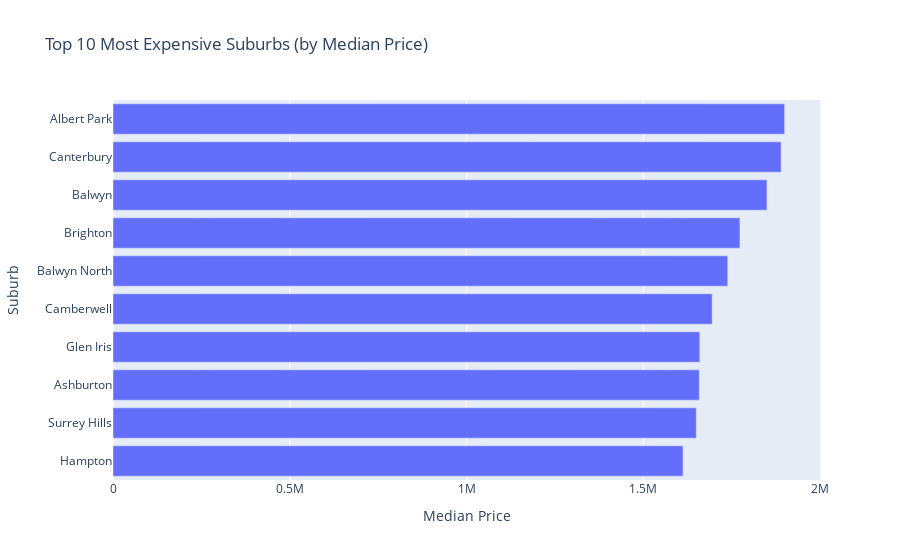
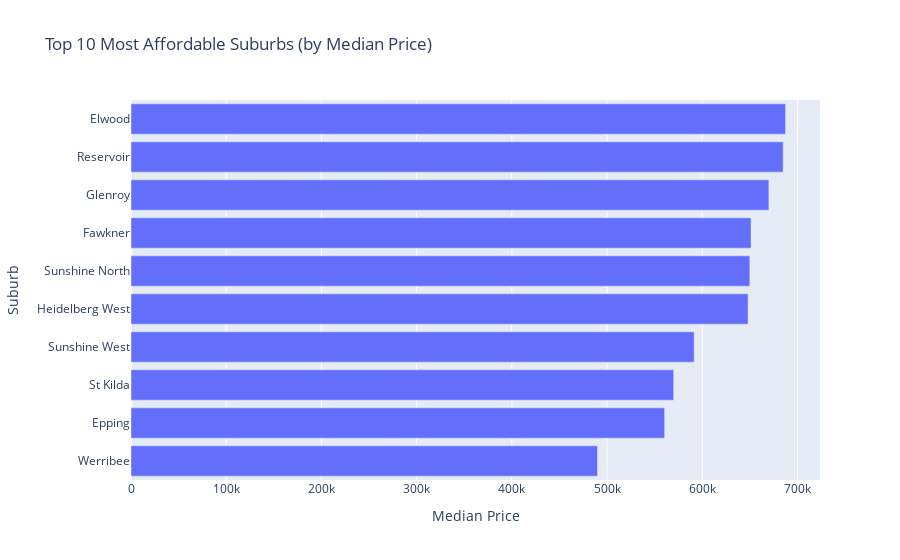

Notebook cell for these charts, in order:
### Code cell
import plotly.express as px


fig_exp = px.bar(
    top10_exp.sort_values("median"),
    x="median", y="Suburb", orientation="h",
    title="Top 10 Most Expensive Suburbs (by Median Price)",
    hover_data={"median":":,.0f", "IQR":":,.0f", "count":True}
)
fig_exp.update_layout(xaxis_title="Median Price", yaxis_title="Suburb")
fig_exp.show()

# Top 10 最可负担
fig_aff = px.bar(
    top10_aff.sort_values("median"),
    x="median", y="Suburb", orientation="h",
    title="Top 10 Most Affordable Suburbs (by Median Price)",
    hover_data={"median":":,.0f", "IQR":":,.0f", "count":True}
)
fig_aff.update_layout(xaxis_title="Median Price", yaxis_title="Suburb")
fig_aff.show()

### Figure 1 — Plotly figure (JSON) as saved in the notebook; plotly's stock layout.template omitted (floating-point values rounded to 4 significant figures)
{"data": [{"alignmentgroup": "True", "customdata": [[1176625, 130], [1201000, 125], [426875, 60], [1114750, 195], [1484000, 132], [565000, 171], [1264375, 186], [1368500, 107], [1540500, 54], [655000, 69]], "hovertemplate": "median=%{x:,.0f}<br>Suburb=%{y}<br>IQR=%{customdata[0]:,.0f}<br>count=%{customdata[1]}<extra></extra>", "legendgroup": "", "marker": {"color": "#636efa", "pattern": {"shape": ""}}, "name": "", "offsetgroup": "", "orientation": "h", "showlegend": false, "textposition": "auto", "type": "bar", "x": [1612500, 1650000, 1658500, 1660000, 1695000, 1739000, 1773500, 1850000, 1890000, 1900000], "xaxis": "x", "y": ["Hampton", "Surrey Hills", "Ashburton", "Glen Iris", "Camberwell", "Balwyn North", "Brighton", "Balwyn", "Canterbury", "Albert Park"], "yaxis": "y"}], "layout": {"barmode": "relative", "legend": {"tracegroupgap": 0}, "title": {"text": "Top 10 Most Expensive Suburbs (by Median Price)"}, "xaxis": {"anchor": "y", "domain": [0, 1], "title": {"text": "Median Price"}}, "yaxis": {"anchor": "x", "domain": [0, 1], "title": {"text": "Suburb"}}}}

### Figure 2 — Plotly figure (JSON) as saved in the notebook; plotly's stock layout.template omitted (floating-point values rounded to 4 significant figures)
{"data": [{"alignmentgroup": "True", "customdata": [[116500, 50], [144750, 52], [540750, 162], [148750, 86], [215000, 76], [117750, 68], [172875, 102], [246500, 159], [340250, 359], [636000, 131]], "hovertemplate": "median=%{x:,.0f}<br>Suburb=%{y}<br>IQR=%{customdata[0]:,.0f}<br>count=%{customdata[1]}<extra></extra>", "legendgroup": "", "marker": {"color": "#636efa", "pattern": {"shape": ""}}, "name": "", "offsetgroup": "", "orientation": "h", "showlegend": false, "textposition": "auto", "type": "bar", "x": [490000, 560500, 570000, 591500, 648125, 650000, 651250, 670000, 685000, 687500], "xaxis": "x", "y": ["Werribee", "Epping", "St Kilda", "Sunshine West", "Heidelberg West", "Sunshine North", "Fawkner", "Glenroy", "Reservoir", "Elwood"], "yaxis": "y"}], "layout": {"barmode": "relative", "legend": {"tracegroupgap": 0}, "title": {"text": "Top 10 Most Affordable Suburbs (by Median Price)"}, "xaxis": {"anchor": "y", "domain": [0, 1], "title": {"text": "Median Price"}}, "yaxis": {"anchor": "x", "domain": [0, 1], "title": {"text": "Suburb"}}}}
